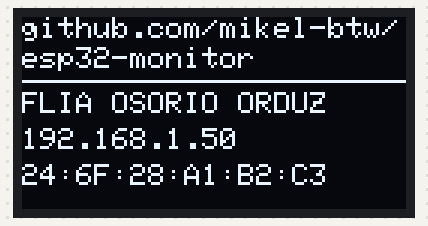
Bench run of a sketch on a simulated ESP32-C3. Parts: 128×64 one-colour display. WiFi joins after 1.5 s; servers stay silent unless stated; what the sketch prints to the serial monitor is not drawn.

Above: at 1.6 s.

The sketch:

esp32_simple_monitor.ino
```cpp
/*
 * esp32_simple_monitor.ino
 *
 * ESP32-C3 SuperMini - Simple Network Info Monitor
 *
 * Displays on OLED:
 *   - Project repo link
 *   - Connected Wi-Fi network name (SSID)
 *   - Device IP address
 *   - Device MAC address
 *
 * Hardware:
 *   Board  : ESP32-C3 SuperMini
 *   Display: 128x64 OLED SSD1306 via I2C
 *   SDA    : GPIO20
 *   SCL    : GPIO21
 */

#include <Wire.h>
#include <Adafruit_GFX.h>
#include <Adafruit_SSD1306.h>
#include <WiFi.h>

// ---------------------------------------------------------------------------
// Configuration
// ---------------------------------------------------------------------------
#define WIFI_SSID      "FLIA OSORIO ORDUZ"
#define WIFI_PASSWORD  "E63503269"

// ---------------------------------------------------------------------------
// I2C pins
// ---------------------------------------------------------------------------
#define I2C_SDA  20
#define I2C_SCL  21

// ---------------------------------------------------------------------------
// OLED
// ---------------------------------------------------------------------------
#define SCREEN_WIDTH  128
#define SCREEN_HEIGHT  64
#define OLED_RESET     -1
#define OLED_ADDRESS  0x3C

Adafruit_SSD1306 display(SCREEN_WIDTH, SCREEN_HEIGHT, &Wire, OLED_RESET);

// ---------------------------------------------------------------------------
// Setup
// ---------------------------------------------------------------------------
void setup() {
  Serial.begin(115200);

  Wire.begin(I2C_SDA, I2C_SCL);

  if (!display.begin(SSD1306_SWITCHCAPVCC, OLED_ADDRESS)) {
    Serial.println("SSD1306 not found. Check wiring and I2C address.");
    while (true) delay(1000);
  }

  display.clearDisplay();
  display.setTextColor(SSD1306_WHITE);
  display.setTextSize(1);
  display.setCursor(0, 0);
  display.println("Connecting WiFi...");
  display.display();

  WiFi.mode(WIFI_STA);
  WiFi.begin(WIFI_SSID, WIFI_PASSWORD);

  uint32_t start = millis();
  while (WiFi.status() != WL_CONNECTED && millis() - start < 15000) {
    delay(500);
    Serial.print(".");
  }

  if (WiFi.status() == WL_CONNECTED) {
    Serial.println("\nConnected.");
  } else {
    Serial.println("\nFailed to connect.");
  }

  drawDisplay();
}

// ---------------------------------------------------------------------------
// Loop - nothing to do, display is static
// ---------------------------------------------------------------------------
void loop() {
  // Reconnect if dropped and redraw
  if (WiFi.status() != WL_CONNECTED) {
    WiFi.begin(WIFI_SSID, WIFI_PASSWORD);
    uint32_t start = millis();
    while (WiFi.status() != WL_CONNECTED && millis() - start < 15000) {
      delay(500);
    }
    drawDisplay();
  }

  delay(5000);
}

// ---------------------------------------------------------------------------
// Draw display
//
//  y=0  : github.com/mikel-btw/
//  y=10 : esp32-monitor
//  y=22 : divider
//  y=25 : SSID
//  y=37 : IP address
//  y=49 : MAC address
// ---------------------------------------------------------------------------
void drawDisplay() {
  display.clearDisplay();
  display.setTextColor(SSD1306_WHITE);
  display.setTextSize(1);

  // Repo link
  display.setCursor(0, 0);
  display.println("github.com/mikel-btw/");
  display.setCursor(0, 10);
  display.println("esp32-monitor");

  // Divider
  display.drawFastHLine(0, 21, SCREEN_WIDTH, SSD1306_WHITE);

  if (WiFi.status() == WL_CONNECTED) {
    // SSID
    display.setCursor(0, 25);
    display.println(WiFi.SSID());

    // IP
    display.setCursor(0, 37);
    display.println(WiFi.localIP().toString());

    // MAC
    display.setCursor(0, 49);
    display.println(WiFi.macAddress());
  } else {
    display.setCursor(0, 30);
    display.println("WiFi not connected");
  }

  display.display();
}
```
